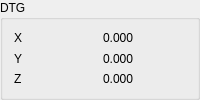
     <widget class="QGroupBox" name="groupBox_9">
      <property name="minimumSize">
       <size>
        <width>100</width>
        <height>0</height>
       </size>
      </property>
      <property name="title">
       <string>DTG</string>
      </property>
      <layout class="QGridLayout" name="gridLayout_23">
       <item row="0" column="0">
        <widget class="QLabel" name="label_31">
         <property name="text">
          <string>X</string>
         </property>
        </widget>
       </item>
       <item row="0" column="1">
        <widget class="QLabel" name="dtg_lb_x">
         <property name="text">
          <string>0.000</string>
         </property>
        </widget>
       </item>
       <item row="1" column="0">
        <widget class="QLabel" name="label_33">
         <property name="text">
          <string>Y</string>
         </property>
        </widget>
       </item>
       <item row="1" column="1">
        <widget class="QLabel" name="dtg_lb_y">
         <property name="text">
          <string>0.000</string>
         </property>
        </widget>
       </item>
       <item row="2" column="0">
        <widget class="QLabel" name="label_34">
         <property name="text">
          <string>Z</string>
         </property>
        </widget>
       </item>
       <item row="2" column="1">
        <widget class="QLabel" name="dtg_lb_z">
         <property name="text">
          <string>0.000</string>
         </property>
        </widget>
       </item>
      </layout>
     </widget>
